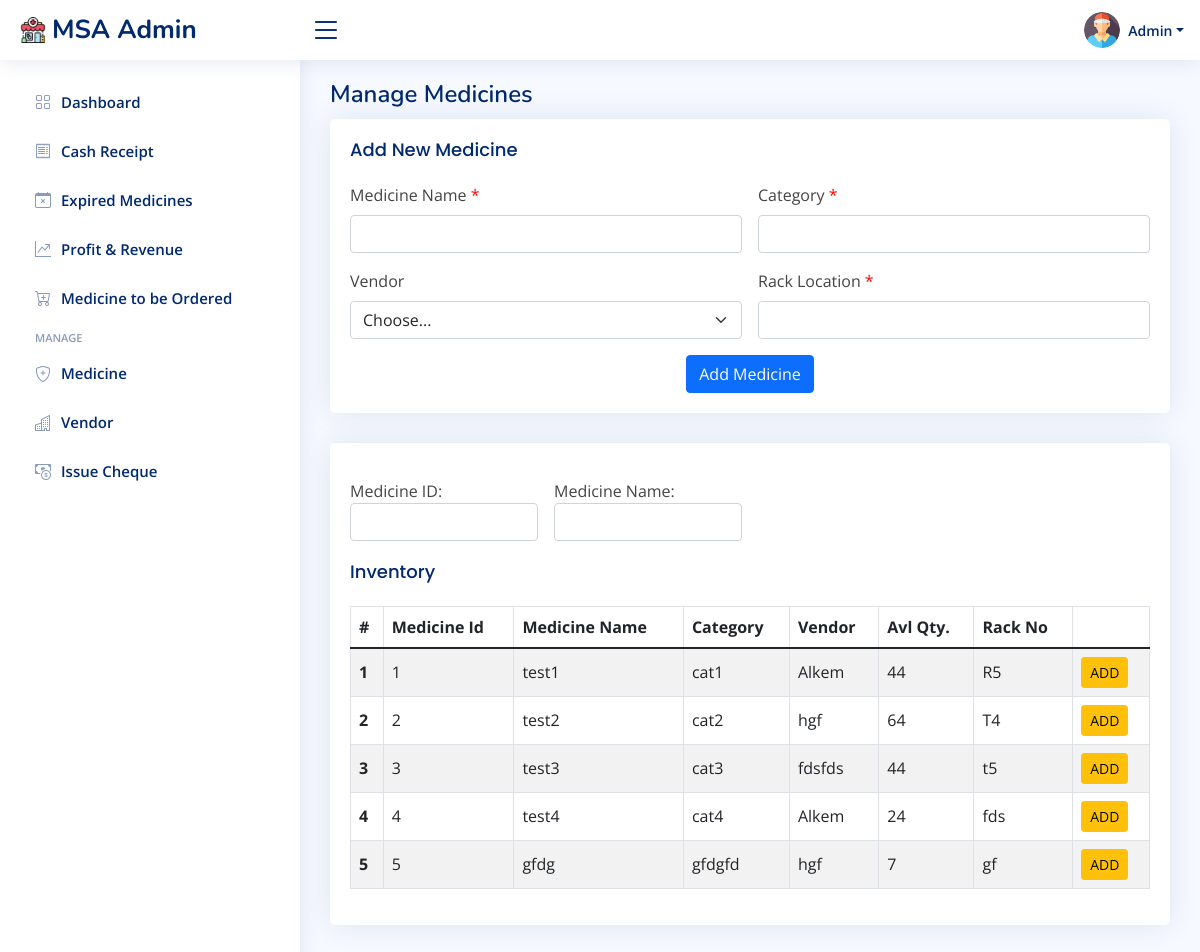
Before: /medicine.php (signed in) with the older database file.
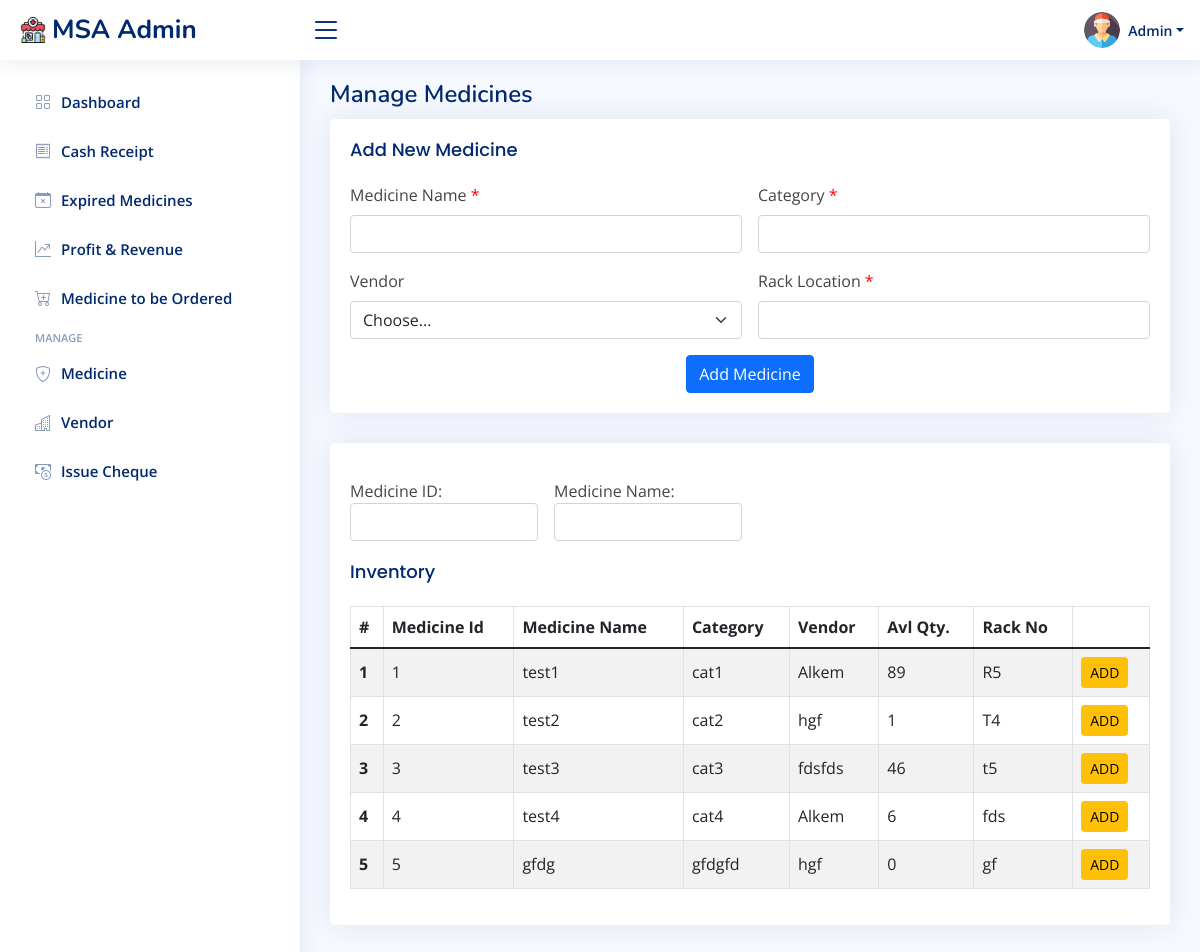
After: the same page with the newer database file.
### tables this page shows
CREATE TABLE `medicine` (
  `medicine_id` int(11) NOT NULL,
  `name` varchar(100) NOT NULL,
  `category` varchar(50) NOT NULL,
  `vendor_id` int(11) NOT NULL,
  `rack` varchar(50) NOT NULL,
  `required` varchar(50) NOT NULL
);

### medicine.php (the view, shortened to what the changed rows need)
<?php
  require "assets/php/dbConnection.php";
?>
<!DOCTYPE html>
<html lang="en">
<head>
  <?php require "assets/php/head.php"; ?>
</head>
<body>
  <main id="main" class="main">
    <div class="pagetitle">
      <h1>Manage Medicines</h1>
    </div>
      <div class="row">
        <div class="col-12">
          <div class="card">
            <div class="card-body" >
                <div style="overflow: auto;">
                    <table class="table table-striped table-bordered">
                      <thead>
                        <tr>
                          <th scope="col">#</th>
                          <th scope="col">Medicine Id</th>
                          <th scope="col">Medicine Name</th>
                          <th scope="col">Category</th>
                          <th scope="col">Vendor</th>
                          <th scope="col">Avl Qty.</th>
                          <th scope="col">Rack No</th>
                          <th scope="col"></th>
                        </tr>
                      </thead>
                      <tbody id="tbody">
                      <?php
                          $sql="SELECT medicine.medicine_id,medicine.name,medicine.category,medicine.vendor_id,medicine.rack,sum(medicine_stock.quantity) as avlQuantity from medicine LEFT JOIN medicine_stock on medicine.medicine_id=medicine_stock.medicine_id GROUP BY medicine.medicine_id";
                          $result = $conn->query($sql);
                          $i=0;
                          while($row = $result->fetch_assoc()){
                            $sql2 ="SELECT name FROM vendor WHERE vendor_id='".$row["vendor_id"]."'";
                            $result2 = $conn->query($sql2);
                            $row2 = $result2->fetch_assoc();
                       ?>
                        <tr class="align-middle">
                          <th scope="row"><?php echo $i+1; ?></th>
                          <td><?php echo $medicineId[$i]=$row["medicine_id"]; ?></td>
                          <td><?php echo $medicineName[$i]=$row["name"]; ?></td>
                          <td><?php echo $medicineCategory[$i]=$row["category"]; ?></td>
                          <td><?php echo $medicineVendor[$i]=$row2["name"]; ?></td>
                          <td>
                            <?php if($row["avlQuantity"]==null || $row["avlQuantity"]=="0"){
                              $medicineAvlQuantity[$i]=0;
                              echo $medicineAvlQuantity[$i];
                            }
                            else{
                              $medicineAvlQuantity[$i]=$row["avlQuantity"];
                              echo $medicineAvlQuantity[$i];
                            }
                            ?>
                          </td>
                          <td><?php echo $medicineRack[$i]=$row["rack"]; ?></td>
                          <td>
                              <form method="POST" action="medicine.php">
                                  <button type="submit" class="btn btn-warning btn-sm" name="add" value="<?php echo $row["medicine_id"]; ?>">ADD</button>
                              </form>
                          </td>
                        </tr>
                        <?php $i++;} ?>
                      </tbody>
                    </table>
                </div>
            </div>
          </div>
        </div>
  </main>
</body>
</html>

Changed rows visible on the page:
changed medicine (number 1 of 5 on the later page): i "44" → "89"
changed medicine (number 2 of 5 on the later page): i "64" → "1"
changed medicine (number 3 of 5 on the later page): i "44" → "46"
changed medicine (number 4 of 5 on the later page): i "24" → "6"
changed medicine (number 5 of 5 on the later page): i "7" → "0"
